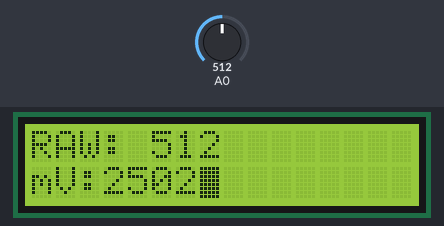
Bench run of a sketch on a simulated Arduino Uno, built with avr-gcc and run on an emulated ATmega328P. Shown: 16×2 character LCD. Wiring (inferred from the names in the program): character LCD (HD44780): RS pin 8; E pin 9; data pin 0, pin 1, pin 2, pin 3, pin 4, pin 5, pin 6, pin 7. Inputs (shaded band) come from the test bench; at power-on: A0 = 512.

Above: at 0.9 s.
1.0 s: A0 set to 716
At 2.1 s:
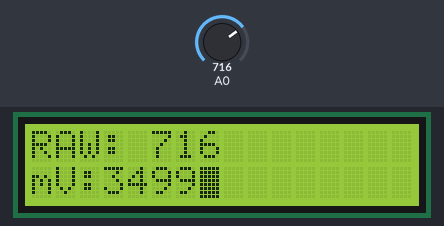
2.6 s: A0 set to 900
At 3.4 s:
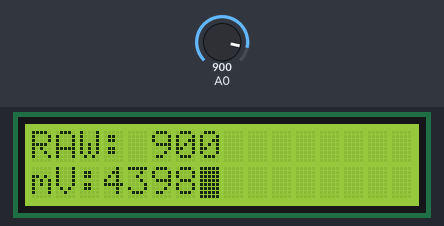
4.1 s: A0 set to 1023
At 4.7 s:
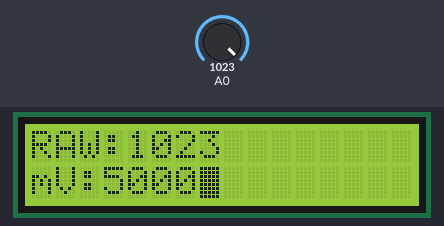
Timing chart, 0 to 7.1 s (numbered marks = the images above; inputs shaded):
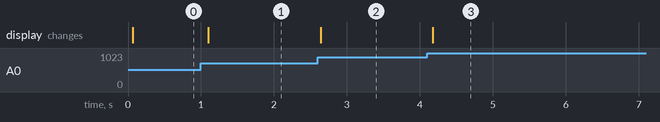

The sketch:

LCD_atmega.ino
```cpp
#include <avr/io.h>
#include <util/delay.h>
#include <stdlib.h>
#include <stdio.h>
#include <string.h>

// Definición de pines para LCD
#define LCD_DATA_PORT PORTD
#define LCD_DATA_DDR  DDRD
#define LCD_CTRL_PORT PORTB
#define LCD_CTRL_DDR  DDRB
#define RS PB0  // Pin 8 Arduino
#define EN PB1  // Pin 9 Arduino

void lcdCommand(unsigned char cmd);
void lcd_init(void);
void lcdSendDataByte(unsigned char data);
void lcdSendString(char *addr);
void adc_init(void);
uint16_t adc_read_channel(uint8_t channel);

void lcdCommand(unsigned char cmd) {
    // Enviar comandos
    LCD_CTRL_PORT &= ~(1 << RS);  // RS = 0 (comando)
    LCD_DATA_PORT = cmd;          // Enviar comando al puerto de datos
    LCD_CTRL_PORT |= (1 << EN);   // EN = 1
    _delay_ms(1);
    LCD_CTRL_PORT &= ~(1 << EN);  // EN = 0
    _delay_ms(1);
}

void lcd_init(void) {
    // Configurar puertos como salida
    LCD_DATA_DDR = 0xFF;   // Puerto D completo como salida
    LCD_CTRL_DDR |= (1 << RS) | (1 << EN);  // RS y EN como salidas

    _delay_ms(20);  // Espera inicial para que el LCD se inicialice

    lcdCommand(0x38);  // Configura display: 2 líneas, matriz 5x8
    lcdCommand(0x06);  // Incrementar cursor automáticamente
    lcdCommand(0x0F);  // Display ON, cursor parpadeando
    lcdCommand(0x01);  // Limpiar pantalla
    _delay_ms(2);
    lcdCommand(0x80);  // Mover cursor a primera línea
}

void lcdSendDataByte(unsigned char data) {
    // Enviar datos
    LCD_CTRL_PORT |= (1 << RS);   // RS = 1 (datos)
    LCD_DATA_PORT = data;         // Enviar dato al puerto de datos
    LCD_CTRL_PORT |= (1 << EN);   // EN = 1
    _delay_ms(1);
    LCD_CTRL_PORT &= ~(1 << EN);  // EN = 0
    _delay_ms(1);
}

void lcdSendString(char *addr) {
    while(*addr) {
        lcdSendDataByte(*addr);
        addr++;
    }
}

void adc_init(void) {
    // Referencia AVcc
    ADMUX = (1 << REFS0);

    // Habilitar ADC + prescaler 128
    ADCSRA = (1 << ADEN) | (1 << ADPS2) | (1 << ADPS1) | (1 << ADPS0);
}


uint16_t adc_read_channel(uint8_t channel) {
    // Mantener referencia, limpiar solo MUX bits
    ADMUX = (ADMUX & 0xF0) | (channel & 0x0F);

    // Iniciar conversión
    ADCSRA |= (1 << ADSC);

    // Esperar fin de conversión
    while (ADCSRA & (1 << ADSC));

    return ADC;
}


int main(void) {
    char buffer[16];
    uint16_t prev_mv = 0xFFFF;
    uint16_t raw, mV;

    // Inicializar periféricos
    lcd_init();
    adc_init();

    while(1) {
        raw = adc_read_channel(0);  // Leer canal ADC0 (A0)
        mV = (uint16_t)((uint32_t)raw * 5000UL / 1023UL);

        if(mV != prev_mv) {
            // Mostrar valor RAW
            lcdCommand(0x80);  // Primera línea
            sprintf(buffer, "RAW:%4u", raw);
            lcdSendString(buffer);

            // Mostrar valor en mV
            lcdCommand(0xC0);  // Segunda línea
            sprintf(buffer, "mV:%4u", mV);
            lcdSendString(buffer);

            prev_mv = mV;
        }

        _delay_ms(100);
    }

    return 0;
}
```

Measured:
- after the input at 1.0 s, the display: changes after 0.10 s (image 1)
- after the input at 2.6 s, the display: changes at once (image 2)
- after the input at 4.1 s, the display: changes after 0.08 s (image 3)
